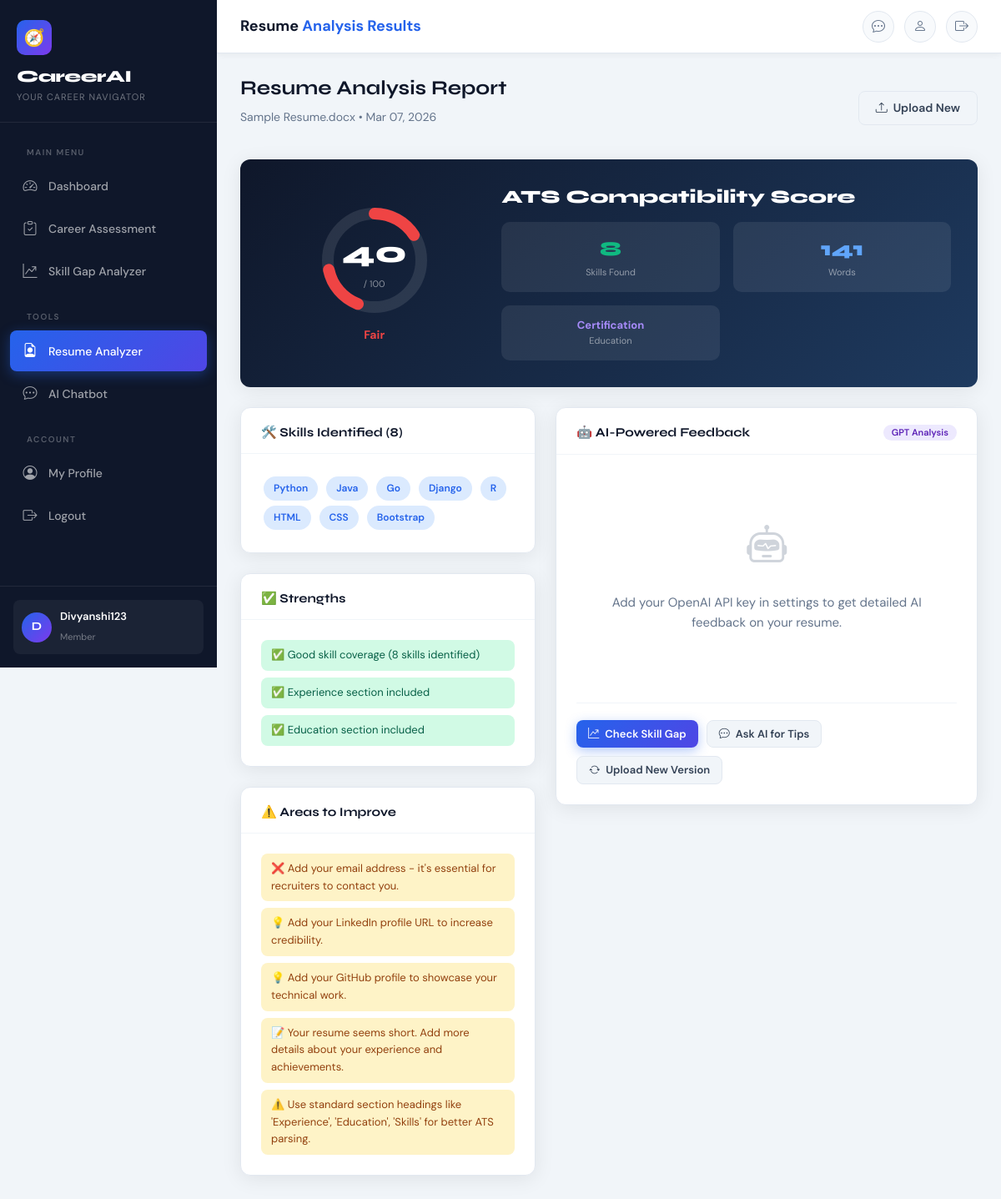
Screenshot of /resume/result/1/ (signed in) with the database file from the repository.
### accounts/models.py (models this page shows, shortened)
class User(AbstractUser):
    bio = models.TextField(blank=True)
    profile_pic = models.ImageField(upload_to='profiles/', blank=True, null=True)
    current_skills = models.TextField(blank=True, help_text="Comma-separated list of your skills")
    desired_career = models.CharField(max_length=200, blank=True)
    linkedin_url = models.URLField(blank=True)
    github_url = models.URLField(blank=True)
    experience_years = models.PositiveIntegerField(default=0)

### resume_analyzer/models.py (models this page shows, shortened)
class Resume(models.Model):
    user = models.ForeignKey(settings.AUTH_USER_MODEL, on_delete=models.CASCADE)
    file = models.FileField(upload_to='resumes/')
    original_filename = models.CharField(max_length=255, blank=True)
    extracted_text = models.TextField(blank=True)
    skills_found = models.JSONField(default=list)
    experience_years = models.FloatField(null=True, blank=True)
    education_level = models.CharField(max_length=100, blank=True)
    ats_score = models.IntegerField(null=True, blank=True)
    feedback = models.TextField(blank=True)
    word_count = models.IntegerField(default=0)
    uploaded_at = models.DateTimeField(auto_now_add=True)
    class Meta:
        ordering = ['-uploaded_at']
    def get_ats_label(self):
        if self.ats_score >= 80:
            return 'Excellent'
        elif self.ats_score >= 60:
            return 'Good'
        elif self.ats_score >= 40:
            return 'Fair'
        return 'Needs Work'

### resume_analyzer/views.py (the view)
# urls.py: path('result/<int:pk>/', views.resume_result, name='resume_result'),
@login_required
def resume_result(request, pk):
    resume = get_object_or_404(Resume, pk=pk, user=request.user)
    import ast
    feedback_data = {'improvements': [], 'strengths': []}
    try:
        raw = resume.feedback
        if raw.startswith('{'):
            end = raw.find('\n\n')
            dict_str = raw[:end] if end > 0 else raw
            feedback_data = ast.literal_eval(dict_str)
            ai_feedback = raw[end+2:].strip() if end > 0 else ""
        else:
            ai_feedback = raw
    except:
        ai_feedback = resume.feedback
    return render(request, 'resume_analyzer/result.html', {
        'resume': resume,
        'feedback_data': feedback_data,
        'ai_feedback': ai_feedback,
    })

### templates/resume_analyzer/result.html (shortened to what this page needs)
{% extends 'base.html' %}
{% block page_title %}Resume <span>Analysis Results</span>{% endblock %}
{% block content %}
<div class="page-header fade-up">
  <div>
    <h2>Resume Analysis Report</h2>
    <p style="color:#64748b;font-size:14px;">{{ resume.original_filename }} • {{ resume.uploaded_at|date:"M d, Y" }}</p>
  </div>
  <div style="display:flex;gap:10px;">
    <a href="{% url 'upload_resume' %}" class="btn btn-light"><i class="bi bi-upload"></i> Upload New</a>
  </div>
</div>
<div class="card mb-4 fade-up fade-up-1" style="background:linear-gradient(135deg,#0f172a,#1e3a5f);border:none;color:#fff;">
  <div class="card-body" style="padding:32px;">
    <div class="row align-items-center">
      <div class="col-md-4 text-center">
        <div style="position:relative;width:140px;height:140px;margin:0 auto;">
          <svg viewBox="0 0 100 100" width="140" height="140" style="transform:rotate(-90deg);">
            <circle cx="50" cy="50" r="40" fill="none" stroke="rgba(255,255,255,0.1)" stroke-width="10"/>
            <circle cx="50" cy="50" r="40" fill="none"
              stroke="{% if resume.ats_score >= 70 %}#10b981{% elif resume.ats_score >= 50 %}#f59e0b{% else %}#ef4444{% endif %}"
              stroke-width="10"
              stroke-dasharray="{{ resume.ats_score }} 100"
              stroke-linecap="round"/>
          </svg>
          <div style="position:absolute;top:50%;left:50%;transform:translate(-50%,-50%);text-align:center;">
            <div style="font-family:'Syne',sans-serif;font-size:36px;font-weight:800;color:#fff;">{{ resume.ats_score }}</div>
            <div style="font-size:11px;color:rgba(255,255,255,0.5);">/ 100</div>
          </div>
        </div>
        <div style="font-size:14px;font-weight:700;margin-top:8px;color:{% if resume.ats_score >= 70 %}#10b981{% elif resume.ats_score >= 50 %}#f59e0b{% else %}#ef4444{% endif %};">
          {{ resume.get_ats_label }}
        </div>
      </div>
      <div class="col-md-8">
        <h3 style="font-family:'Syne',sans-serif;font-size:22px;font-weight:800;margin-bottom:16px;">ATS Compatibility Score</h3>
        <div class="row g-3">
          <div class="col-6">
            <div style="background:rgba(255,255,255,0.08);border-radius:10px;padding:14px;text-align:center;">
              <div style="font-family:'Syne',sans-serif;font-size:24px;font-weight:800;color:#10b981;">{{ resume.skills_found|length }}</div>
              <div style="font-size:11px;color:rgba(255,255,255,0.5);">Skills Found</div>
            </div>
          </div>
          <div class="col-6">
            <div style="background:rgba(255,255,255,0.08);border-radius:10px;padding:14px;text-align:center;">
              <div style="font-family:'Syne',sans-serif;font-size:24px;font-weight:800;color:#60a5fa;">{{ resume.word_count }}</div>
              <div style="font-size:11px;color:rgba(255,255,255,0.5);">Words</div>
            </div>
          </div>
          {% if resume.education_level %}
          <div class="col-6">
            <div style="background:rgba(255,255,255,0.08);border-radius:10px;padding:14px;text-align:center;">
              <div style="font-size:13px;font-weight:700;color:#a78bfa;">{{ resume.education_level }}</div>
              <div style="font-size:11px;color:rgba(255,255,255,0.5);">Education</div>
            </div>
          </div>
          {% endif %}
        </div>
      </div>
    </div>
  </div>
</div>
<div class="row g-4">
  <div class="col-lg-5 fade-up fade-up-2">
    <div class="card mb-4">
      <div class="card-header">
        <h5>🛠️ Skills Identified ({{ resume.skills_found|length }})</h5>
      </div>
      <div class="card-body">
        {% if resume.skills_found %}
          {% for skill in resume.skills_found %}
            <span class="skill-tag">{{ skill }}</span>
          {% endfor %}
        {% else %}
          <p style="color:#94a3b8;font-size:13px;">No specific skills detected. Make sure your resume has a clear Skills section.</p>
        {% endif %}
      </div>
    </div>
    {% if feedback_data.strengths %}
    <div class="card mb-4">
      <div class="card-header"><h6>✅ Strengths</h6></div>
      <div class="card-body" style="display:flex;flex-direction:column;gap:8px;">
        {% for s in feedback_data.strengths %}
          <div style="font-size:13px;color:#065f46;background:#d1fae5;padding:8px 12px;border-radius:8px;">{{ s }}</div>
        {% endfor %}
      </div>
    </div>
    {% endif %}
    {% if feedback_data.improvements %}
    <div class="card">
      <div class="card-header"><h6>⚠️ Areas to Improve</h6></div>
      <div class="card-body" style="display:flex;flex-direction:column;gap:8px;">
        {% for tip in feedback_data.improvements %}
          <div style="font-size:13px;color:#92400e;background:#fef3c7;padding:8px 12px;border-radius:8px;">{{ tip }}</div>
        {% endfor %}
      </div>
    </div>
    {% endif %}
  </div>
  <div class="col-lg-7 fade-up fade-up-3">
    <div class="card">
      <div class="card-header">
        <h5>🤖 AI-Powered Feedback</h5>
        <span class="badge badge-purple">GPT Analysis</span>
      </div>
      <div class="card-body">
        {% if ai_feedback %}
        <div style="font-size:14px;line-height:1.8;color:#334155;white-space:pre-line;">{{ ai_feedback }}</div>
        {% else %}
        <div class="empty-state">
          <i class="bi bi-robot"></i>
          <p>Add your OpenAI API key in settings to get detailed AI feedback on your resume.</p>
        </div>
        {% endif %}
        <div class="divider"></div>
        <div style="display:flex;gap:10px;flex-wrap:wrap;">
          <a href="{% url 'skill_gap' %}" class="btn btn-primary btn-sm">
            <i class="bi bi-graph-up-arrow"></i> Check Skill Gap
          </a>
          <a href="{% url 'chatbot' %}" class="btn btn-light btn-sm">
            <i class="bi bi-chat-dots"></i> Ask AI for Tips
          </a>
          <a href="{% url 'upload_resume' %}" class="btn btn-light btn-sm">
            <i class="bi bi-arrow-repeat"></i> Upload New Version
          </a>
        </div>
      </div>
    </div>
  </div>
</div>
{% endblock %}

### templates/base.html (shortened to what this page needs)
{% load static %}
<!DOCTYPE html>
<html lang="en">
<head>
  <link href="https://cdn.jsdelivr.net/npm/bootstrap@5.3.2/dist/css/bootstrap.min.css" rel="stylesheet">
  <link href="https://cdn.jsdelivr.net/npm/bootstrap-icons@1.11.3/font/bootstrap-icons.min.css" rel="stylesheet">
  <link href="{% static 'css/main.css' %}" rel="stylesheet">
</head>
<body>
<aside class="sidebar" id="sidebar">
  <div class="sidebar-brand">
    <div class="brand-icon">🧭</div>
    <div class="brand-name">CareerAI</div>
    <div class="brand-sub">Your Career Navigator</div>
  </div>
  <nav class="sidebar-nav">
    <div class="sidebar-section-label">Main Menu</div>
    <div class="nav-item">
      <a href="{% url 'dashboard' %}" class="nav-link {% if request.resolver_match.url_name == 'dashboard' %}active{% endif %}">
        <i class="bi bi-speedometer2"></i> Dashboard
      </a>
    </div>
    <div class="nav-item">
      <a href="{% url 'quiz' %}" class="nav-link {% if 'quiz' in request.resolver_match.url_name %}active{% endif %}">
        <i class="bi bi-clipboard-check"></i> Career Assessment
      </a>
    </div>
    <div class="nav-item">
      <a href="{% url 'skill_gap' %}" class="nav-link {% if request.resolver_match.url_name == 'skill_gap' %}active{% endif %}">
        <i class="bi bi-graph-up-arrow"></i> Skill Gap Analyzer
      </a>
    </div>
    <div class="sidebar-section-label">Tools</div>
    <div class="nav-item">
      <a href="{% url 'upload_resume' %}" class="nav-link {% if 'resume' in request.resolver_match.url_name %}active{% endif %}">
        <i class="bi bi-file-earmark-person"></i> Resume Analyzer
      </a>
    </div>
    <div class="nav-item">
      <a href="{% url 'chatbot' %}" class="nav-link {% if request.resolver_match.url_name == 'chatbot' %}active{% endif %}">
        <i class="bi bi-chat-dots"></i> AI Chatbot
      </a>
    </div>
    <div class="sidebar-section-label">Account</div>
    <div class="nav-item">
      <a href="{% url 'profile' %}" class="nav-link {% if request.resolver_match.url_name == 'profile' %}active{% endif %}">
        <i class="bi bi-person-circle"></i> My Profile
      </a>
    </div>
    <div class="nav-item">
      <a href="{% url 'logout' %}" class="nav-link">
        <i class="bi bi-box-arrow-right"></i> Logout
      </a>
    </div>
  </nav>
  <div class="sidebar-footer">
    <a href="{% url 'profile' %}" class="sidebar-user">
      <div class="avatar">
        {% if request.user.profile_pic %}
          <img src="{{ request.user.profile_pic.url }}" alt="Avatar">
        {% else %}
          {{ request.user.first_name|first|upper|default:request.user.username|first|upper }}
        {% endif %}
      </div>
      <div class="user-info">
        <span class="name">{{ request.user.get_full_name|default:request.user.username }}</span>
        <span class="role">{{ request.user.desired_career|default:"Member" }}</span>
      </div>
    </a>
  </div>
</aside>
<div class="main-wrapper">
  <header class="topbar">
    <div class="topbar-title">{% block page_title %}<span>Dashboard</span>{% endblock %}</div>
    <div class="topbar-right">
      <a href="{% url 'chatbot' %}" class="topbar-btn" title="AI Chat">
        <i class="bi bi-chat-dots"></i>
      </a>
      <a href="{% url 'profile' %}" class="topbar-btn" title="Profile">
        <i class="bi bi-person"></i>
      </a>
      <a href="{% url 'logout' %}" class="topbar-btn" title="Logout">
        <i class="bi bi-box-arrow-right"></i>
      </a>
    </div>
  </header>
  <main class="page-content">
    {% block content %}{% endblock %}
  </main>
</div>
</body>
</html>

### rows the page displays
User: user.first_name|first "D", user.get_full_name "Divyanshi123", user.desired_career "Member"
Resume: original_filename "Sample Resume.docx", uploaded_at "Mar 07, 2026", ats_score "40", get_ats_label "Fair", skills_found|length "8", word_count "141", education_level "Certification"

### other values shown
{{ skill }} "Python" "Java" "Go" "Django" "R" "HTML" "CSS" "Bootstrap"
{{ s }} "✅ Good skill coverage (8 skills identified)" "✅ Experience section included" "✅ Education section included"
{{ tip }} "❌ Add your email address - it's essential for recruiters to contact you." "💡 Add your LinkedIn profile URL to increase credibility." "💡 Add your GitHub profile to showcase your technical work." "📝 Your resume seems short. Add more details about your experience and achievements." "⚠️ Use standard section headings like 'Experience', 'Education', 'Skills' for better ATS parsing."
